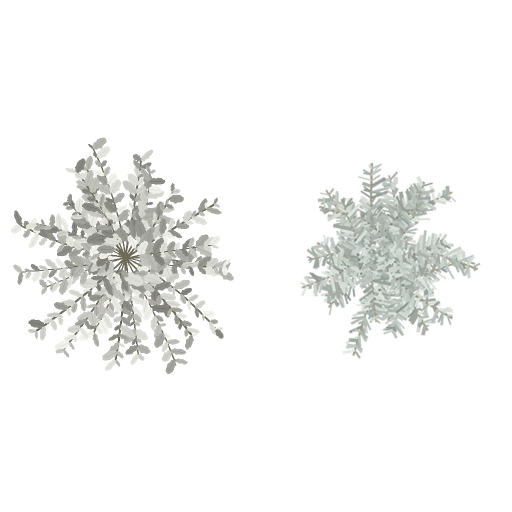
#> input picture src/assets/environment/forest-needles.webp, 1024 x 1024 px (shown at 1/2 size)
$ python prepare-northern-needles.py
#> lines starting #> are read from the running program, lines starting #| are printed output that depends on the picture
"""Paint the original conifer half of the in-game foliage atlas."""
from math import cos, pi, sin
from pathlib import Path
from random import Random

from PIL import Image, ImageDraw

asset = Path(__file__).resolve().parents[1] / "src/assets/environment/forest-needles.webp"
atlas = Image.open(asset).convert("RGBA")
#> atlas is the input picture: PIL image 1024x1024 RGBA; mean R, G, B, A 28.8, 29.5, 28.3, 35
zoom = 3
card = Image.new("RGBA", (256 * zoom, 512 * zoom), (0, 0, 0, 0))
#> card: PIL image 768x1536 RGBA; every value is 0
brush = ImageDraw.Draw(card)
rng = Random(985119)


def line(a, b, color, width):
    brush.line([(round(a[0] * zoom), round(a[1] * zoom)), (round(b[0] * zoom), round(b[1] * zoom))],
               fill=color, width=max(1, round(width * zoom)))


for shoot in range(33):
    angle = shoot * 2.399963 + rng.uniform(-.22, .22)
    base = (127 + rng.uniform(-23, 23), 259 + rng.uniform(-29, 29))
    reach = rng.uniform(34, 87)
    end = (base[0] + cos(angle) * reach, base[1] + sin(angle) * reach)
    mid = (base[0] * .57 + end[0] * .43 + rng.uniform(-7, 7),
           base[1] * .57 + end[1] * .43 + rng.uniform(-8, 8))
    line(base, mid, (135, 131, 116, 248), rng.uniform(1.8, 3.1))
    line(mid, end, (158, 151, 126, 240), rng.uniform(1.2, 2.5))
    for n in range(17):
        t = n / 17
        a, b, u = (base, mid, t * 2) if t < .5 else (mid, end, (t - .5) * 2)
        point = (a[0] + (b[0] - a[0]) * u, a[1] + (b[1] - a[1]) * u)
        for side in (-1, 1):
            needle_angle = angle + side * rng.uniform(.45, 1.38)
            size = rng.uniform(5, 20) * (.50 + .50 * sin(pi * t))
            tip = (point[0] + size * cos(needle_angle), point[1] + size * sin(needle_angle))
            light = rng.randrange(141, 220)
            line(point, tip, (light, min(255, light + 7), light, rng.randrange(190, 256)), rng.uniform(1.5, 3.8))
            if n % 3 == 0:
                branch_angle = needle_angle + side * .33
                offshoot = (point[0] + cos(branch_angle) * size * .85, point[1] + sin(branch_angle) * size * .85)
                line(point, offshoot, (light - 14, light, light - 6, 220), 2.0)

atlas.paste(card.resize((256, 512), Image.Resampling.LANCZOS), (256, 0))
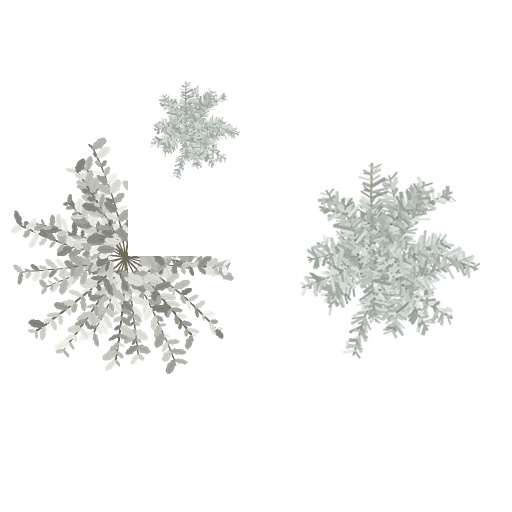
#> atlas: PIL image 1024x1024 RGBA (shown at 1/2 size); mean R, G, B, A 28.8, 29.6, 28.3, 33.8; transparent parts drawn white
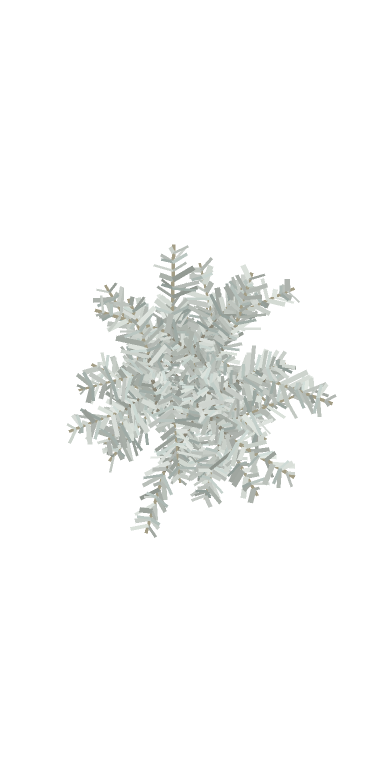
#> card: PIL image 768x1536 RGBA (shown at 1/2 size); mean R, G, B, A 20.5, 21.4, 20.5, 26; transparent parts drawn white
atlas.save(asset, "WEBP", lossless=True, method=6)

$ run again, with src/assets/environment/landscape-tree-atlas.webp copied over src/assets/environment/forest-needles.webp
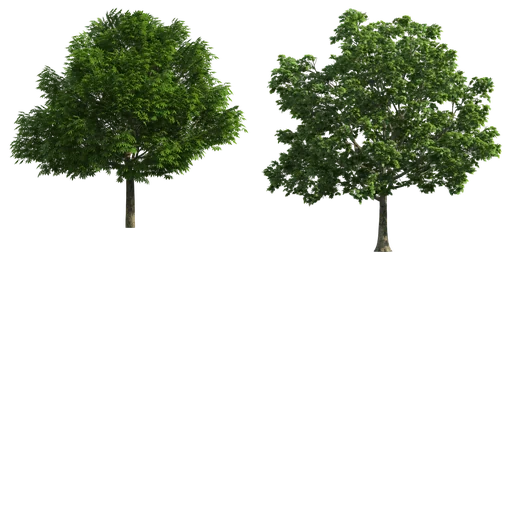
#> input picture src/assets/environment/landscape-tree-atlas.webp, 512 x 512 px
#> atlas is the input picture: PIL image 512x512 RGBA; mean R, G, B, A 15.7, 21, 9.7, 53.6
#> `atlas.paste(card.resize((256, 512), Image.Resampling.LANCZOS), (256, 0))`:
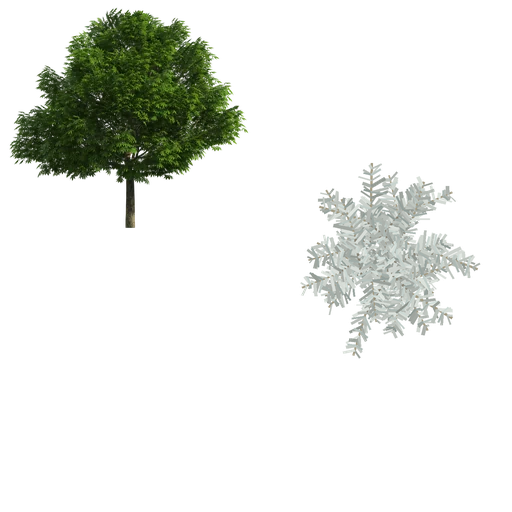
#> atlas: PIL image 512x512 RGBA; mean R, G, B, A 18.8, 21.8, 16, 38.3; transparent parts drawn white
